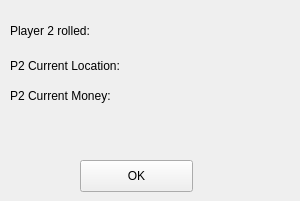
     <widget class="QWidget" name="page_3">
      <widget class="QLabel" name="label_62">
       <property name="geometry">
        <rect>
         <x>10</x>
         <y>50</y>
         <width>171</width>
         <height>31</height>
        </rect>
       </property>
       <property name="text">
        <string>P2 Current Location:</string>
       </property>
      </widget>
      <widget class="QLabel" name="label_63">
       <property name="geometry">
        <rect>
         <x>150</x>
         <y>80</y>
         <width>131</width>
         <height>31</height>
        </rect>
       </property>
       <property name="text">
        <string/>
       </property>
      </widget>
      <widget class="QLabel" name="label_64">
       <property name="geometry">
        <rect>
         <x>140</x>
         <y>20</y>
         <width>61</width>
         <height>31</height>
        </rect>
       </property>
       <property name="text">
        <string/>
       </property>
      </widget>
      <widget class="QPushButton" name="pushButton_16">
       <property name="geometry">
        <rect>
         <x>80</x>
         <y>160</y>
         <width>113</width>
         <height>32</height>
        </rect>
       </property>
       <property name="text">
        <string>OK</string>
       </property>
      </widget>
      <widget class="QLabel" name="label_65">
       <property name="geometry">
        <rect>
         <x>140</x>
         <y>50</y>
         <width>151</width>
         <height>31</height>
        </rect>
       </property>
       <property name="text">
        <string/>
       </property>
      </widget>
      <widget class="QLabel" name="label_66">
       <property name="geometry">
        <rect>
         <x>10</x>
         <y>10</y>
         <width>101</width>
         <height>41</height>
        </rect>
       </property>
       <property name="text">
        <string>Player 2 rolled:</string>
       </property>
      </widget>
      <widget class="QLabel" name="label_67">
       <property name="geometry">
        <rect>
         <x>10</x>
         <y>80</y>
         <width>111</width>
         <height>31</height>
        </rect>
       </property>
       <property name="text">
        <string>P2 Current Money:</string>
       </property>
      </widget>
     </widget>
